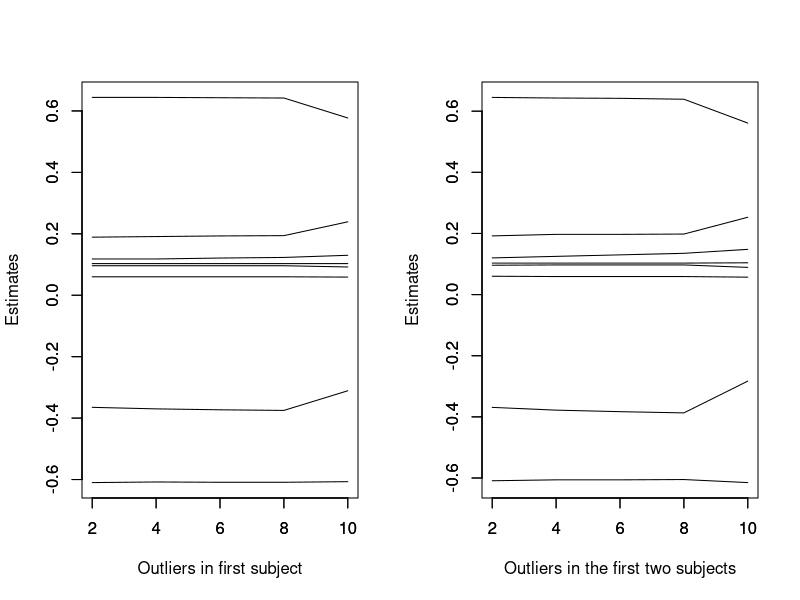

Write R code to recreate this figure.
# Stability Study of Lung Function Growth Data 
# for the paper
# Robust Mixture of Linear Mixed Modeling via Multivariate Laplace Distribution

# Outliers are 2,4,6,8,10.

outliers=c(2,4,6,8,10)

x2=matrix( c(0.189, 0.164,  0.192,  0.165,
           0.644, 0.169,  0.645,  0.171,
           0.118, 0.160,  0.120,  0.161,
           0.060, 0.013,  0.060,  0.013,
           -0.365, 0.087, -0.369,  0.090,
           0.096, 0.007,  0.096,  0.007,
           -0.610, 0.088, -0.609,  0.093,
           0.103, 0.008,  0.103,  0.009),byrow=T,nrow=8)

x4=matrix(c(0.191, 0.167,  0.197, 0.173, 
0.644, 0.172,  0.643, 0.179, 
0.118, 0.160,  0.125, 0.160, 
0.060, 0.013,  0.059, 0.013, 
-0.370, 0.090, -0.378, 0.094, 
0.096, 0.007,  0.097, 0.007, 
-0.608, 0.095, -0.606, 0.103, 
0.103, 0.009,  0.103, 0.009),byrow=T,nrow=8)


x6=matrix(c(0.193, 0.170,  0.197, 0.176,
              0.643, 0.175,  0.642, 0.182,
              0.121, 0.159,  0.130, 0.162,
              0.060, 0.013,  0.059, 0.013,
              -0.373, 0.091, -0.383, 0.097,
              0.096, 0.007,  0.097, 0.007,
              -0.609, 0.096, -0.606, 0.107,
              0.103, 0.009,  0.103, 0.009)
          , byrow=T,nrow=8)

x8=matrix(c( 0.194, 0.172,  0.198, 0.178,
             0.642, 0.177,  0.639, 0.184,
             0.123, 0.160,  0.135, 0.160,
             0.060, 0.013,  0.059, 0.013,
             -0.375, 0.093, -0.387, 0.097,
             0.096, 0.007,  0.097, 0.007,
             -0.609, 0.096, -0.605, 0.110,
             0.103, 0.009,  0.103, 0.010)
          , byrow=T,nrow=8)

x10=matrix(c( 0.239, 0.161, 0.253, 0.162,
              0.577, 0.169, 0.561, 0.165,
              0.130, 0.236, 0.148, 0.269,
              0.059, 0.018, 0.057, 0.021,
              -0.311, 0.247,-0.283, 0.268,
              0.092, 0.021, 0.089, 0.022,
              -0.607, 0.124,-0.615, 0.158,
              0.103, 0.011, 0.104, 0.016),byrow=T,nrow=8)


X=array(0,c(8,4,5))

X[,,1]=x2
X[,,2]=x4
X[,,3]=x6
X[,,4]=x8
X[,,5]=x10

y1min=min(X[,1,1],X[,1,2],X[,1,3],X[,1,4],X[,1,5])
y1max=max(X[,1,1],X[,1,2],X[,1,3],X[,1,4],X[,1,5])

y2min=min(X[,3,1],X[,3,2],X[,3,3],X[,3,4],X[,3,5])
y2max=max(X[,3,1],X[,3,2],X[,3,3],X[,3,4],X[,3,5])

par(mfrow=c(1,2))

plot(1, type = "n", axes = TRUE, xlab = "Outliers in first subject", ylab = "Estimates", 
     xlim = c(2,10), ylim = c(y1min, y1max),)

# Add axes manually (optional, ensures clear display)
axis(1)  # X-axis
axis(2)  # Y-axis
box(lty = "blank")  # Remove the surrounding box

  for(k in seq(8))
  {
    lines(outliers,X[k,1,])
  }


plot(1, type = "n", axes = TRUE, xlab = "Outliers in the first two subjects", ylab = "Estimates", 
     xlim = c(2,10), ylim = c(y2min, y2max))

# Add axes manually (optional, ensures clear display)
axis(1)  # X-axis
axis(2)  # Y-axis
box(lty = "blank")  # Remove the surrounding box

  for(k in seq(8))
  {
    lines(outliers,X[k,3,])
  }



